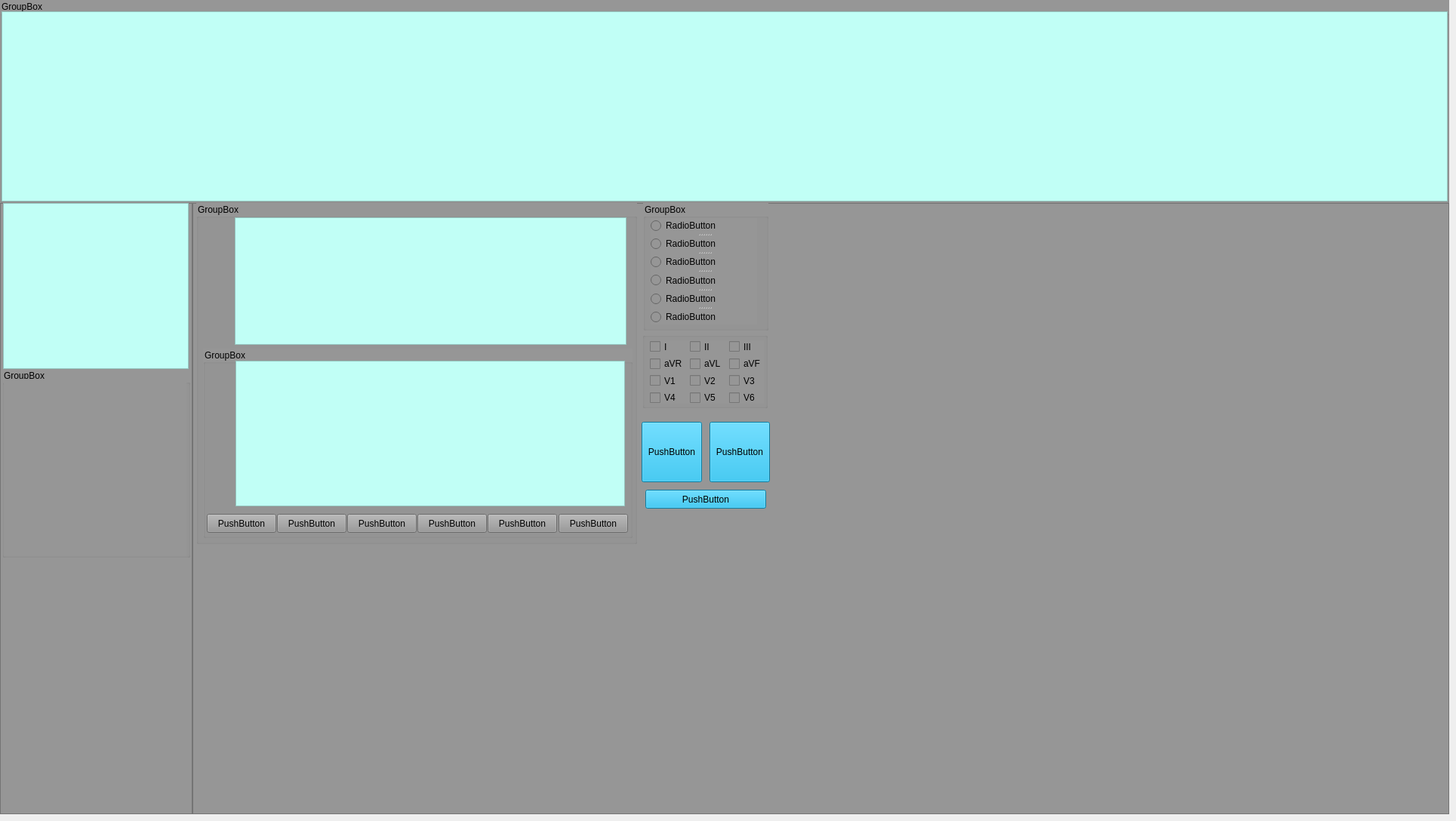
    <widget class="QWidget" name="tab_2">
     <attribute name="title">
      <string>Tab 2</string>
     </attribute>
     <widget class="QGroupBox" name="gbData">
      <property name="geometry">
       <rect>
        <x>0</x>
        <y>0</y>
        <width>1920</width>
        <height>269</height>
       </rect>
      </property>
      <property name="styleSheet">
       <string notr="true">background-color: rgb(150, 150, 150);</string>
      </property>
      <property name="title">
       <string>GroupBox</string>
      </property>
      <widget class="QTableView" name="LVEach">
       <property name="geometry">
        <rect>
         <x>2</x>
         <y>15</y>
         <width>1916</width>
         <height>252</height>
        </rect>
       </property>
       <property name="styleSheet">
        <string notr="true">background-color: rgb(193, 255, 246);</string>
       </property>
      </widget>
     </widget>
     <widget class="QFrame" name="frame_2">
      <property name="geometry">
       <rect>
        <x>0</x>
        <y>269</y>
        <width>255</width>
        <height>810</height>
       </rect>
      </property>
      <property name="styleSheet">
       <string notr="true">background-color: rgb(150, 150, 150);</string>
      </property>
      <property name="frameShape">
       <enum>QFrame::StyledPanel</enum>
      </property>
      <property name="frameShadow">
       <enum>QFrame::Raised</enum>
      </property>
      <widget class="QTableView" name="lvSumD">
       <property name="geometry">
        <rect>
         <x>4</x>
         <y>0</y>
         <width>246</width>
         <height>220</height>
        </rect>
       </property>
       <property name="styleSheet">
        <string notr="true">background-color: rgb(193, 255, 246);</string>
       </property>
      </widget>
      <widget class="QGroupBox" name="gbAxis">
       <property name="geometry">
        <rect>
         <x>3</x>
         <y>220</y>
         <width>249</width>
         <height>250</height>
        </rect>
       </property>
       <property name="title">
        <string>GroupBox</string>
       </property>
       <widget class="QLabel" name="imgAxis">
        <property name="geometry">
         <rect>
          <x>2</x>
          <y>13</y>
          <width>242</width>
          <height>235</height>
         </rect>
        </property>
        <property name="text">
         <string/>
        </property>
        <property name="pixmap">
         <pixmap resource="picture/ecg.qrc">:/imgAxis.bmp</pixmap>
        </property>
       </widget>
      </widget>
     </widget>
     <widget class="QFrame" name="frame_3">
      <property name="geometry">
       <rect>
        <x>255</x>
        <y>269</y>
        <width>1665</width>
        <height>810</height>
       </rect>
      </property>
      <property name="styleSheet">
       <string notr="true">background-color: rgb(150, 150, 150);</string>
      </property>
      <property name="frameShape">
       <enum>QFrame::StyledPanel</enum>
      </property>
      <property name="frameShadow">
       <enum>QFrame::Raised</enum>
      </property>
      <widget class="QGroupBox" name="gbDiag">
       <property name="geometry">
        <rect>
         <x>5</x>
         <y>0</y>
         <width>584</width>
         <height>452</height>
        </rect>
       </property>
       <property name="title">
        <string>GroupBox</string>
       </property>
       <widget class="QTextEdit" name="reDiag">
        <property name="geometry">
         <rect>
          <x>51</x>
          <y>19</y>
          <width>519</width>
          <height>169</height>
         </rect>
        </property>
        <property name="font">
         <font>
          <family>宋体</family>
          <pointsize>10</pointsize>
         </font>
        </property>
        <property name="styleSheet">
         <string notr="true">background-color: rgb(193, 255, 246);</string>
        </property>
       </widget>
       <widget class="QGroupBox" name="gbWord">
        <property name="geometry">
         <rect>
          <x>9</x>
          <y>193</y>
          <width>569</width>
          <height>251</height>
         </rect>
        </property>
        <property name="title">
         <string>GroupBox</string>
        </property>
        <widget class="QListWidget" name="TrViewWord">
         <property name="geometry">
          <rect>
           <x>43</x>
           <y>16</y>
           <width>516</width>
           <height>193</height>
          </rect>
         </property>
         <property name="styleSheet">
          <string notr="true">background-color: rgb(193, 255, 246);</string>
         </property>
        </widget>
        <widget class="QPushButton" name="bitAddWord">
         <property name="geometry">
          <rect>
           <x>5</x>
           <y>219</y>
           <width>92</width>
           <height>25</height>
          </rect>
         </property>
         <property name="text">
          <string>PushButton</string>
         </property>
        </widget>
        <widget class="QPushButton" name="bitDelWord">
         <property name="geometry">
          <rect>
           <x>98</x>
           <y>219</y>
           <width>92</width>
           <height>25</height>
          </rect>
         </property>
         <property name="text">
          <string>PushButton</string>
         </property>
        </widget>
        <widget class="QPushButton" name="bitAdd">
         <property name="geometry">
          <rect>
           <x>191</x>
           <y>219</y>
           <width>92</width>
           <height>25</height>
          </rect>
         </property>
         <property name="text">
          <string>PushButton</string>
         </property>
        </widget>
        <widget class="QPushButton" name="bitAutoDiag">
         <property name="geometry">
          <rect>
           <x>284</x>
           <y>219</y>
           <width>92</width>
           <height>25</height>
          </rect>
         </property>
         <property name="text">
          <string>PushButton</string>
         </property>
        </widget>
        <widget class="QPushButton" name="bitPriorComment">
         <property name="geometry">
          <rect>
           <x>377</x>
           <y>219</y>
           <width>92</width>
           <height>25</height>
          </rect>
         </property>
         <property name="text">
          <string>PushButton</string>
         </property>
        </widget>
        <widget class="QPushButton" name="bitSaveComment">
         <property name="geometry">
          <rect>
           <x>471</x>
           <y>219</y>
           <width>92</width>
           <height>25</height>
          </rect>
         </property>
         <property name="text">
          <string>PushButton</string>
         </property>
        </widget>
       </widget>
      </widget>
      <widget class="QGroupBox" name="rgPrintSelect">
       <property name="geometry">
        <rect>
         <x>597</x>
         <y>0</y>
         <width>166</width>
         <height>169</height>
        </rect>
       </property>
       <property name="title">
        <string>GroupBox</string>
       </property>
       <widget class="QSplitter" name="splitter">
        <property name="geometry">
         <rect>
          <x>10</x>
          <y>20</y>
          <width>141</width>
          <height>141</height>
         </rect>
        </property>
        <property name="orientation">
         <enum>Qt::Vertical</enum>
        </property>
        <widget class="QRadioButton" name="rgPrintSelect1">
         <property name="text">
          <string>RadioButton</string>
         </property>
        </widget>
        <widget class="QRadioButton" name="rgPrintSelect2">
         <property name="text">
          <string>RadioButton</string>
         </property>
        </widget>
        <widget class="QRadioButton" name="rgPrintSelect3">
         <property name="text">
          <string>RadioButton</string>
         </property>
        </widget>
        <widget class="QRadioButton" name="rgPrintSelect4">
         <property name="text">
          <string>RadioButton</string>
         </property>
        </widget>
        <widget class="QRadioButton" name="rgPrintSelect5">
         <property name="text">
          <string>RadioButton</string>
         </property>
        </widget>
        <widget class="QRadioButton" name="rgPrintSelect6">
         <property name="text">
          <string>RadioButton</string>
         </property>
        </widget>
       </widget>
      </widget>
      <widget class="QGroupBox" name="panLead">
       <property name="geometry">
        <rect>
         <x>596</x>
         <y>172</y>
         <width>166</width>
         <height>100</height>
        </rect>
       </property>
       <property name="title">
        <string/>
       </property>
       <widget class="QWidget" name="layoutWidget">
        <property name="geometry">
         <rect>
          <x>10</x>
          <y>10</y>
          <width>151</width>
          <height>84</height>
         </rect>
        </property>
        <layout class="QGridLayout" name="gridLayout">
         <item row="0" column="0">
          <widget class="QCheckBox" name="chk0">
           <property name="text">
            <string>I</string>
           </property>
          </widget>
         </item>
         <item row="0" column="1">
          <widget class="QCheckBox" name="chk1">
           <property name="text">
            <string>II</string>
           </property>
          </widget>
         </item>
         <item row="0" column="2">
          <widget class="QCheckBox" name="chk2">
           <property name="text">
            <string>III</string>
           </property>
          </widget>
         </item>
         <item row="1" column="0">
          <widget class="QCheckBox" name="chk3">
           <property name="text">
            <string>aVR</string>
           </property>
          </widget>
         </item>
         <item row="1" column="1">
          <widget class="QCheckBox" name="chk4">
           <property name="text">
            <string>aVL</string>
           </property>
          </widget>
         </item>
         <item row="1" column="2">
          <widget class="QCheckBox" name="chk5">
           <property name="text">
            <string>aVF</string>
           </property>
          </widget>
         </item>
         <item row="2" column="0">
          <widget class="QCheckBox" name="chk6">
           <property name="text">
            <string>V1</string>
           </property>
          </widget>
         </item>
         <item row="2" column="1">
          <widget class="QCheckBox" name="chk7">
           <property name="text">
            <string>V2</string>
           </property>
          </widget>
         </item>
         <item row="2" column="2">
          <widget class="QCheckBox" name="chk8">
           <property name="text">
            <string>V3</string>
           </property>
          </widget>
         </item>
         <item row="3" column="0">
          <widget class="QCheckBox" name="chk9">
           <property name="text">
            <string>V4</string>
           </property>
          </widget>
         </item>
         <item row="3" column="1">
          <widget class="QCheckBox" name="chk10">
           <property name="text">
            <string>V5</string>
           </property>
          </widget>
         </item>
         <item row="3" column="2">
          <widget class="QCheckBox" name="chk11">
           <property name="text">
            <string>V6</string>
           </property>
          </widget>
         </item>
        </layout>
       </widget>
      </widget>
      <widget class="QToolButton" name="spPreviewD">
       <property name="geometry">
        <rect>
         <x>685</x>
         <y>290</y>
         <width>80</width>
         <height>80</height>
        </rect>
       </property>
       <property name="styleSheet">
        <string notr="true">background-color: rgb(15, 177, 228);</string>
       </property>
       <property name="text">
        <string>PushButton</string>
       </property>
       <property name="icon">
        <iconset resource="picture/ecg.qrc">
         <normaloff>:/spPreviewT.png</normaloff>:/spPreviewT.png</iconset>
       </property>
       <property name="iconSize">
        <size>
         <width>40</width>
         <height>40</height>
        </size>
       </property>
       <property name="toolButtonStyle">
        <enum>Qt::ToolButtonTextUnderIcon</enum>
       </property>
      </widget>
      <widget class="QToolButton" name="spPrintD">
       <property name="geometry">
        <rect>
         <x>595</x>
         <y>290</y>
         <width>80</width>
         <height>80</height>
        </rect>
       </property>
       <property name="styleSheet">
        <string notr="true">background-color: rgb(15, 177, 228);</string>
       </property>
       <property name="text">
        <string>PushButton</string>
       </property>
       <property name="icon">
        <iconset resource="picture/ecg.qrc">
         <normaloff>:/spPrintT.png</normaloff>:/spPrintT.png</iconset>
       </property>
       <property name="iconSize">
        <size>
         <width>40</width>
         <height>40</height>
        </size>
       </property>
       <property name="toolButtonStyle">
        <enum>Qt::ToolButtonTextUnderIcon</enum>
       </property>
      </widget>
      <widget class="QPushButton" name="spBack2">
       <property name="geometry">
        <rect>
         <x>600</x>
         <y>380</y>
         <width>160</width>
         <height>25</height>
        </rect>
       </property>
       <property name="styleSheet">
        <string notr="true">background-color: rgb(15, 177, 228);</string>
       </property>
       <property name="text">
        <string>PushButton</string>
       </property>
      </widget>
     </widget>
    </widget>
